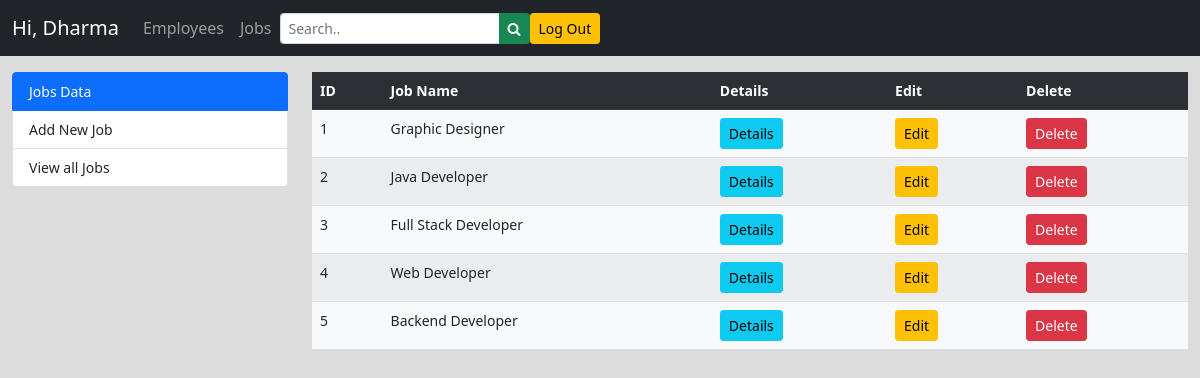
The app's page /jobs-list.php (signed in) with its own data.
### tables this page shows
CREATE TABLE `job` (
  `jid` int(11) NOT NULL,
  `jname` varchar(30) NOT NULL,
  `jdate` date DEFAULT NULL
);

### jobs-list.php (the view, shortened to what this page needs)
<?php
include 'header.php';
?>
    <div class="container-fluid">
        <div class="row mt-3">
            <div class="col-lg-3 col-md-3">
                <div class="list-group small">
                    <div class="list-group-item active">Jobs Data</div>
                    <a href="#" class="list-group-item" data-toggle="modal" data-target="#add_job">Add New Job</a>
                    <a href="jobs-list.php" class="list-group-item">View all Jobs</a>
                </div>
            </div>
            <div class="col-lg-9 col-md-9">
            <table class="table table-striped table-hover bg-light small">
                    <tr class="table-dark">
                        <th>ID</th>
                        <th>Job Name</th>
                        <th>Details</th>
                        <th>Edit</th>
                        <th>Delete</th>
                    </tr>
                <?php
                include './curd/config.php';
                   $sql=("select jid,jname from job");
                   $check=mysqli_query($conn,$sql) or die("data can't fatch from db.");
                    if(mysqli_num_rows($check)>0)
                    {
                        while($data=mysqli_fetch_assoc($check)){
                ?>
                    <tr>
                        <td><?php echo $data['jid']?></td>
                        <td><?php echo $data['jname']?></td>
                        <td><a href="#" data-toggle="modal" data-target="#job_details1" class="btn btn-sm btn-block btn-info" onclick="jobDEtails(<?php echo $data['jid']?>)">Details</a></td>
                        <td><a href="#" data-toggle="modal" data-target="#job_edit_details1" class="btn btn-sm btn-block btn-warning" onclick="editJOb(<?php echo $data['jid']?>)">Edit</a></td>
                        <td><a href="./curd/deleteJob.php?id=<?php echo $data['jid']; ?>" class="btn btn-sm btn-block btn-danger" onclick="return confirm('Are you sure you want to delete \' <?php echo $data['jname']?> Job \'?');">Delete</a></td>
                    </tr>
                <?php
                        }
                    }
                ?>
                </table>
            </div>
        </div>
    </div>
  </body>
</html>

### css/style.css (style rules this page uses)
body { background-color: gainsboro; }

### records on screen
job: jid "1", jname "Graphic Designer"
job: jid "2", jname "Java Developer"
job: jid "3", jname "Full Stack Developer"
job: jid "4", jname "Web Developer"
job: jid "5", jname "Backend Developer"
